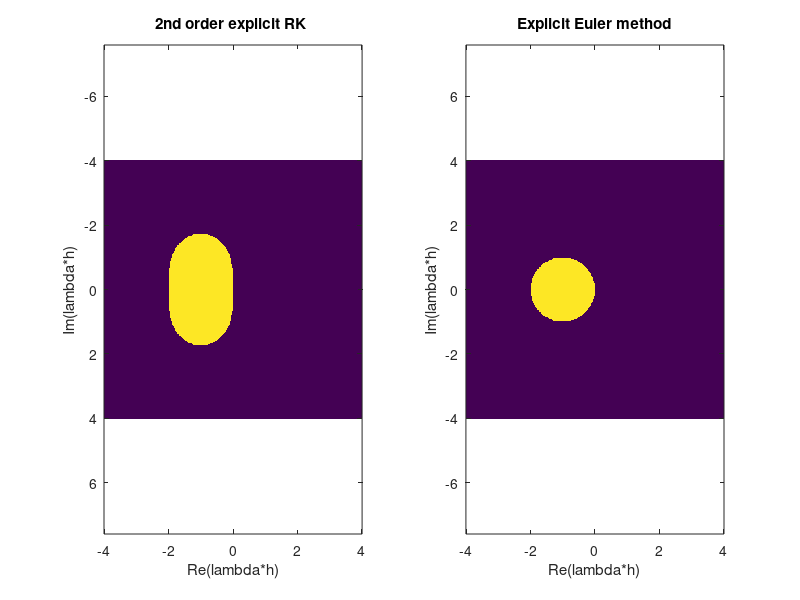

Source code (MATLAB):
clear all;
close all;
clc

x=-4:0.02:4;  % Define the complex plane of h*lambda.
y=-4:0.02:4;

%Runge-Kutta 2nd order (Mid Point)
f=@(x,y) sqrt((1+x+y*i+(x^2+y^2*i^2+2*x*y*i)/2)*(1+x-y*i+(x^2+y^2*i^2-2*x*y*i)/2));

for i=1:length(x)
    for j=1:length(y)
        if f(x(i),y(j))<1
            z(j,i)=1;
        else z(j,i)=0;
        end  
    end
end
subplot(1,2,1)
imagesc(x,y,z);   % plot the stability region
title('2nd order explicit RK ');
xlabel ('Re(lambda*h)');
ylabel ('Im(lambda*h)');
axis equal;

f=@(x,y) sqrt((1+x)^2+(y)^2); % Forward Euler

for i=1:length(x)
    for j=1:length(y)
        if f(x(i),y(j))<1
            z(j,i)=1;
        else z(j,i)=0;
        end  
    end
end

subplot(1,2,2)
imagesc(x,y,z);   % plot the stability region
title('Explicit Euler method');
xlabel ('Re(lambda*h)');
ylabel ('Im(lambda*h)');
axis equal;

% By default, imagesc plots the y-axis from lowest to highest value, 
% top to bottom. To reverse this, type:
set(gca,'YDir','normal');
